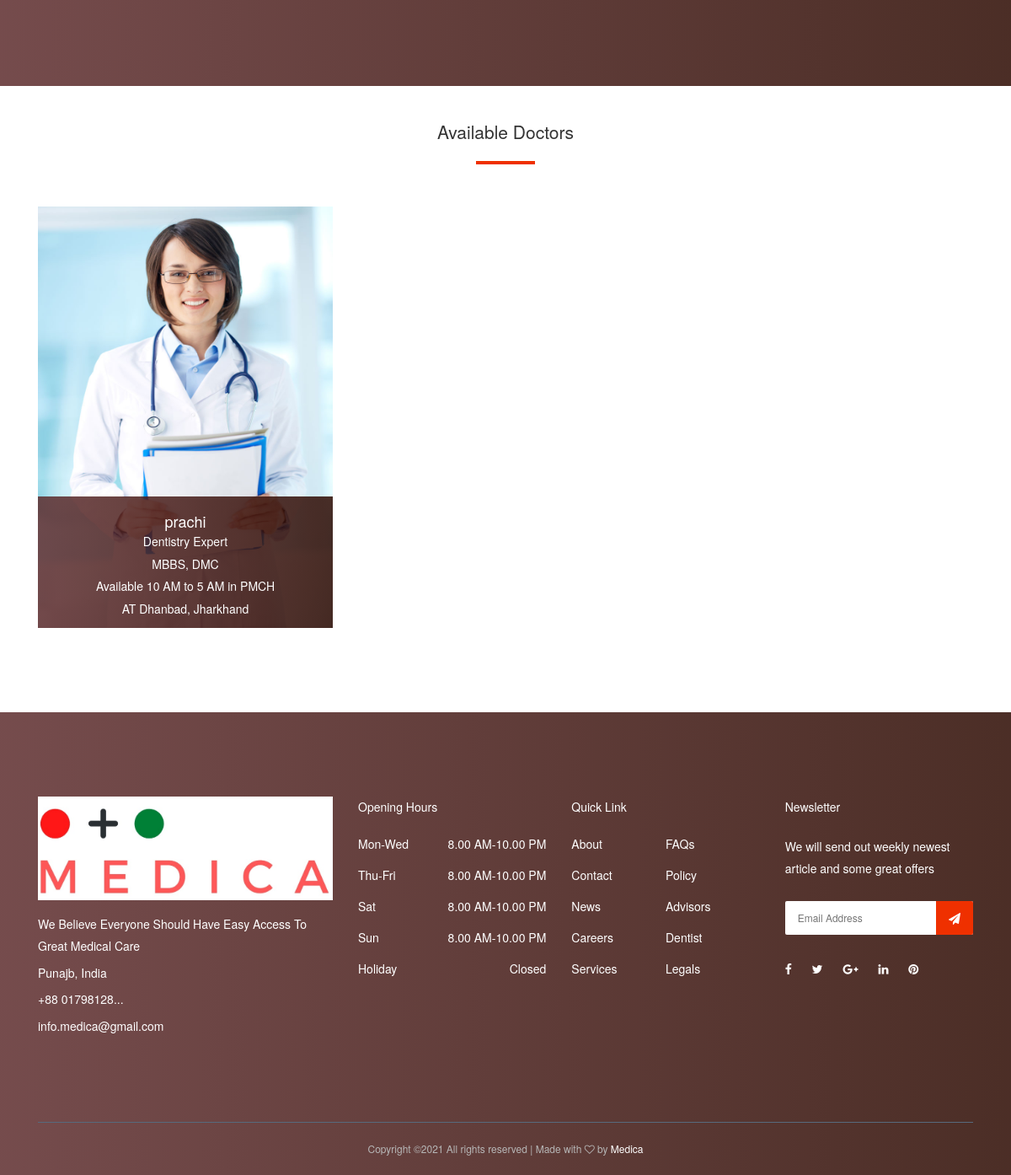
Before: / (lower part) with the older database file.
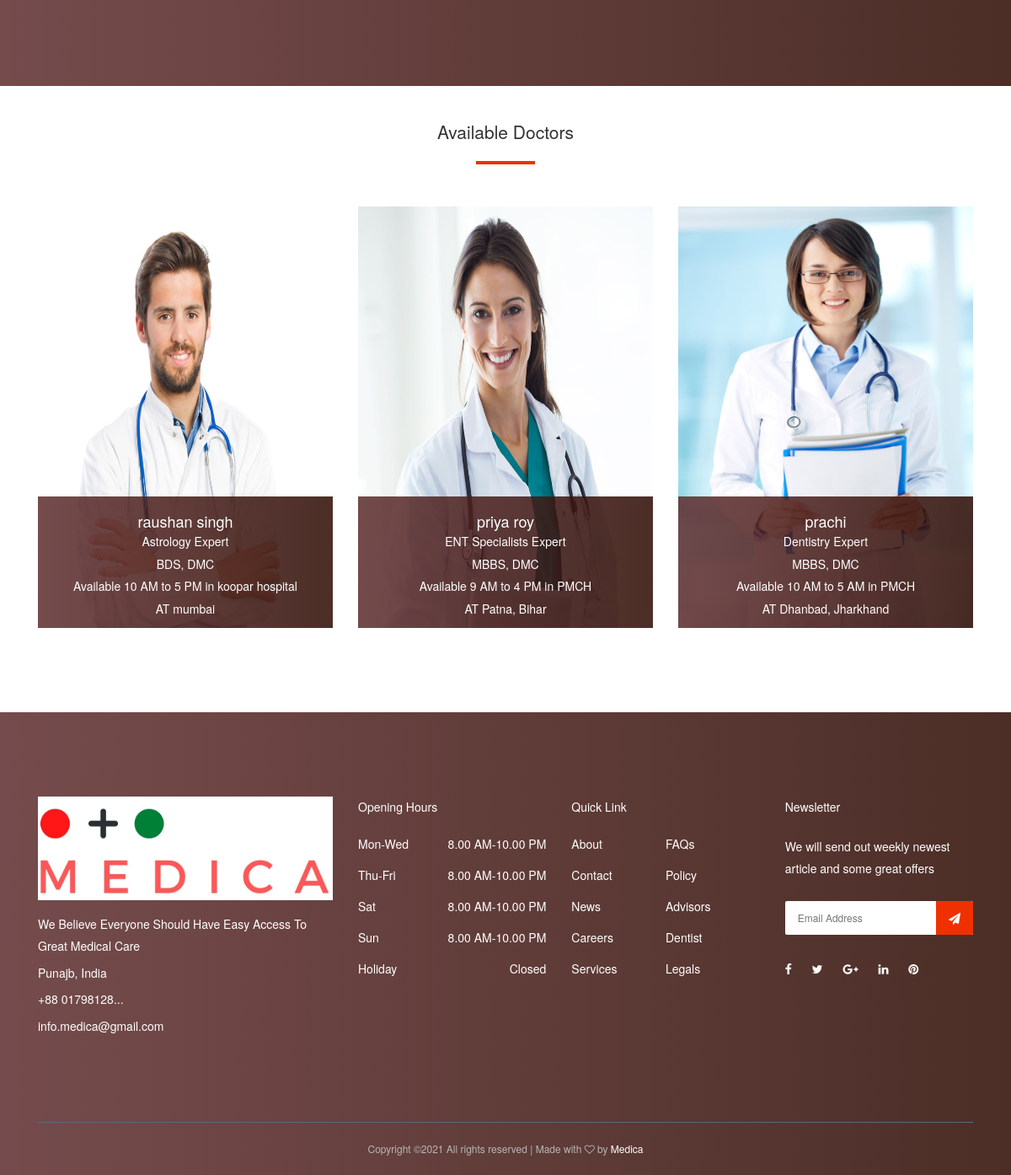
After: the same page with the newer database file.
### appointment/models.py (models this page shows, shortened)
class Appointment(models.Model):
    user = models.ForeignKey(User, on_delete=models.CASCADE)
    full_name = models.CharField(max_length=100)
    image = models.ImageField(null=True, blank=True)
    location = models.CharField(max_length=100)
    start_time = models.CharField(max_length=10)
    end_time = models.CharField(max_length=10)
    qualification_name = models.CharField(max_length=100)
    institute_name = models.CharField(max_length=100)
    hospital_name = models.CharField(max_length=100)
    department = models.CharField(choices=department, max_length=100)
    created_at = models.DateTimeField(default=timezone.now)

### appointment/views.py (the view)
# urls.py: path('', HomePageView.as_view(), name='home'),
class HomePageView(ListView):
    paginate_by = 9
    model = Appointment
    context_object_name = 'home'
    template_name = "home.html"
    def get_queryset(self):
        return self.model.objects.all().order_by('-id')

### templates/home.html (shortened to what this page needs)
 {% extends 'base.html' %}
{% load static %}
{% block content %}
  <section class="welcome-area">
    <div class="welcome-slides owl-carousel">
      <div class="welcome-welcome-slide bg-img bg-gradient-overlay jarallax"  style="background-image: url('{% static 'img/bg-img/1.jpg' %}');">
        <div class="container h-100">
          <div class="row h-100 align-items-center">
          </div>
        </div>
      </div>
    </div>
  </section>
    <section class="dentist-area section-padding-35-0">
        <div class="container">
            <div class="row">
                <div class="col-12">
                    <div class="section-heading text-center">
                        <h3 class="lead">Available Doctors </h3>
                        <div class="line"></div>
                    </div>
                </div>
            </div>
            <div class="row">
                {% for apt in home %}
                    <div class="col-12 col-sm-6 col-md-4">
                        <div class="single-dentist-area mb-100">
                            <img style="height: 500px; width: 600px" src="{{ apt.image.url }}" alt="">
                            <div class="dentist-content">
                                <div class="dentist-info bg-gradient-overlay">
                                    {% if request.user.is_authenticated and request.user.role == 'patient' %}
                                        <h5>{{ apt.full_name }}</h5>
                                        <p>{{ apt.department }} Expert</p>
                                        <p>{{ apt.qualification_name }}, {{ apt.institute_name }}</p>
                                        <p>Available {{ apt.start_time }} to {{ apt.end_time }}
                                            in {{ apt.hospital_name }}</p>
                                        <p>
                                            AT {{ apt.location }} <i class="fa fa-th"></i>
                                            <a href="{% url 'appointment:take-appointment' apt.id %}"> Take
                                                Appointment</a>
                                        </p>
                                        {% else %}
                                         <h5>{{ apt.full_name }}</h5>
                                        <p>{{ apt.department }} Expert</p>
                                        <p>{{ apt.qualification_name }}, {{ apt.institute_name }}</p>
                                        <p>Available {{ apt.start_time }} to {{ apt.end_time }}
                                            in {{ apt.hospital_name }}</p>
                                        <p>
                                            AT {{ apt.location }} </p>
                                    {% endif %}
                                </div>
                            </div>
                        </div>
                    </div>
                {% endfor %}
            </div>
        </div>
    </section>
{% endblock %}

### templates/base.html (shortened to what this page needs)
{% load static %}
<!DOCTYPE html>
<html lang="en">
<head>
  <link rel="stylesheet" href="{% static 'style.css' %}">
<link rel="stylesheet" href="https://maxcdn.bootstrapcdn.com/bootstrap/3.3.7/css/bootstrap.min.css">
</head>
<body>
      {% block content %}
  {% endblock  %}
  <footer class="footer-area bg-img bg-gradient-overlay">
    <div class="container">
      <div class="row">
        <div class="col-12 col-sm-6 col-lg-4">
          <div class="single-footer-widget">
            <a href="./index.html" class="d-block mb-4"><img src="{% static 'img/logo1.png' %}" alt=""></a>
            <div class="footer-contact">
                 <p> We Believe Everyone Should Have Easy Access To Great Medical Care</p>
              <p> Punajb, India</p>
              <p> +88 01798128...</p>
              <p> info.medica@gmail.com</p>
            </div>
          </div>
        </div>
        <div class="col-12 col-sm-6 col-lg">
          <div class="single-footer-widget">
            <h5 class="widget-title">Opening Hours</h5>
            <ul class="opening-hours">
              <li><span>Mon-Wed</span> <span>8.00 AM-10.00 PM</span></li>
              <li><span>Thu-Fri</span> <span>8.00 AM-10.00 PM</span></li>
              <li><span>Sat</span> <span>8.00 AM-10.00 PM</span></li>
              <li><span>Sun</span> <span>8.00 AM-10.00 PM</span></li>
              <li><span>Holiday</span> <span>Closed</span></li>
            </ul>
          </div>
        </div>
        <div class="col-12 col-sm-6 col-lg">
          <div class="single-footer-widget">
            <h5 class="widget-title">Quick Link</h5>
            <nav>
              <ul class="quick-links">
                <li><a href="#">About</a></li>
                <li><a href="#">FAQs</a></li>
                <li><a href="#">Contact</a></li>
                <li><a href="#">Policy</a></li>
                <li><a href="#">News</a></li>
                <li><a href="#">Advisors</a></li>
                <li><a href="#">Careers</a></li>
                <li><a href="#">Dentist</a></li>
                <li><a href="#">Services</a></li>
                <li><a href="#">Legals</a></li>
              </ul>
            </nav>
          </div>
        </div>
        <div class="col-12 col-sm-6 col-lg">
          <div class="single-footer-widget">
            <h5 class="widget-title">Newsletter</h5>
            <p>We will send out weekly newest article and some great offers</p>
            <div class="footer-newsletter-form">
              <form action="#" method="post">
                <input type="email" name="nl-email" value="" placeholder="Email Address">
                <button type="submit"><i class="fa fa-paper-plane" aria-hidden="true"></i></button>
              </form>
            </div>
            <div class="footer-social-info">
              <a href="#" data-toggle="tooltip" data-placement="top" title="Facebook"><i class="fa fa-facebook"></i></a>
              <a href="#" data-toggle="tooltip" data-placement="top" title="Twitter"><i class="fa fa-twitter"></i></a>
              <a href="#" data-toggle="tooltip" data-placement="top" title="Google Plus"><i class="fa fa-google-plus"></i></a>
              <a href="#" data-toggle="tooltip" data-placement="top" title="Linkedin"><i class="fa fa-linkedin"></i></a>
              <a href="#" data-toggle="tooltip" data-placement="top" title="Pinterest"><i class="fa fa-pinterest"></i></a>
            </div>
          </div>
        </div>
      </div>
    </div>
    <div class="container">
      <div class="row">
        <div class="col-12">
          <div class="copywrite-content">
            <p>
Copyright &copy;<script>document.write(new Date().getFullYear());</script> All rights reserved | Made with <i class="fa fa-heart-o" aria-hidden="true"></i> by <a href="#" target="_blank">Medica</a>
</p>
          </div>
        </div>
      </div>
    </div>
  </footer>
</body>
</html>

### templates/nav.html (shortened to what this page needs)
{% load static %}

### static/style.css (style rules this page uses)
* { margin: 0; padding: 0; }
body { font-family: "Montserrat", sans-serif; font-weight: 400; font-size: 14px; }
h1, h2, h3, h4, h5, h6 { font-family: "Montserrat", sans-serif; color: #333333; line-height: 1.4; font-weight: 600; }
a, a:active, a:focus, a:hover { color: #333333; text-decoration: none; -webkit-transition-duration: 500ms; -o-transition-duration: 500ms; transition-duration: 500ms; outline: none; }
li { list-style: none; }
p { line-height: 1.9; color: #707070; font-size: 14px; font-weight: 400; }
img { max-width: 100%; height: auto; }
ul { margin: 0; padding: 0; }
ul li { margin: 0; padding: 0; }
.bg-gradient-overlay { position: relative; z-index: 1; }
.bg-gradient-overlay::after { position: absolute; content: ""; height: 100%; width: 100%; top: 0; left: 0; z-index: -1; background: #5d2c2d; background: -webkit-linear-gradient(to right, #5d2c2d, #2c0900); background: linear-gradient(to right, #5d2c2d, #2c0900); opacity: 0.85; }
.bg-img { background-position: center center; background-size: cover; background-repeat: no-repeat; }
.jarallax { position: relative; z-index: 0; }
.mb-100 { margin-bottom: 100px; }
.section-heading { position: relative; z-index: 1; margin-bottom: 50px; }
.section-heading .line { width: 70px; height: 4px; background-color: #ef3000; }
.section-heading.text-center .line { margin: 0 auto; }
.welcome-welcome-slide { position: relative; z-index: 2; width: 100%; height: 800px; }
.single-dentist-area { position: relative; z-index: 1; background-color: #f4f4f4; -webkit-transition-duration: 500ms; -o-transition-duration: 500ms; transition-duration: 500ms; }
.single-dentist-area .dentist-content { position: absolute; width: 100%; bottom: 0; }
.single-dentist-area .dentist-content .dentist-info { width: 100%; padding: 10px 15px; text-align: center; }
.single-dentist-area .dentist-content .dentist-info h5 { color: #ffffff; font-size: 18px; margin-bottom: 0; }
.single-dentist-area .dentist-content .dentist-info p { color: #ffffff; margin-bottom: 0; }
.footer-area { position: relative; z-index: 1; padding-top: 100px; }
.single-footer-widget { position: relative; z-index: 1; margin-bottom: 100px; }
.single-footer-widget .widget-title { color: #ffffff; margin-top: 5px; margin-bottom: 25px; display: block; }
.single-footer-widget p { color: #ffffff; }
.single-footer-widget .footer-contact { position: relative; z-index: 1; }
.single-footer-widget .footer-contact p { margin-bottom: 5px; font-size: 14px; }
.single-footer-widget .footer-contact p:last-child { margin-bottom: 0; }
.single-footer-widget .opening-hours { position: relative; z-index: 1; }
.single-footer-widget .opening-hours li { display: -webkit-box; display: -ms-flexbox; display: flex; -webkit-box-pack: justify; -ms-flex-pack: justify; justify-content: space-between; color: #ffffff; margin-bottom: 17px; font-size: 14px; }
.single-footer-widget .opening-hours li:last-child { margin-bottom: 0; }
.single-footer-widget .quick-links { position: relative; z-index: 1; display: -webkit-box; display: -ms-flexbox; display: flex; -webkit-box-pack: justify; -ms-flex-pack: justify; justify-content: space-between; -ms-flex-wrap: wrap; flex-wrap: wrap; }
.single-footer-widget .quick-links li { -webkit-box-flex: 0; -ms-flex: 0 0 50%; flex: 0 0 50%; max-width: 50%; width: 50%; }
.single-footer-widget .quick-links li a { color: #ffffff; margin-bottom: 17px; display: block; }
.single-footer-widget .quick-links li:last-child a { margin-bottom: 0; }
.single-footer-widget .footer-newsletter-form { position: relative; z-index: 1; margin-bottom: 30px; margin-top: 25px; }
.single-footer-widget .footer-newsletter-form input { width: 100%; height: 40px; background-color: #ffffff; border-radius: 2px; border: none; font-size: 12px; padding: 0 15px; }
.single-footer-widget .footer-newsletter-form button { width: auto; padding: 0 15px; background-color: #ef3000; color: #ffffff; border: none; border-radius: 0 2px 2px 0; line-height: 40px; height: 40px; cursor: pointer; position: absolute; top: 0; right: 0; z-index: 10; -webkit-transition-duration: 500ms; -o-transition-duration: 500ms; transition-duration: 500ms; }
.single-footer-widget .footer-social-info a { display: inline-block; color: #ffffff; margin-right: 20px; }
.copywrite-content { position: relative; z-index: 1; border-top: 1px solid #576a7d; padding: 20px 0; text-align: center; }
.copywrite-content p { font-size: 12px; color: #b7b7b7; margin-bottom: 0; }
.copywrite-content p a { color: #ffffff; }

Changed rows visible on the page:
added Appointment: image (picture), full_name "raushan singh", department "Astrology", qualification_name "BDS", institute_name "DMC", start_time "10 AM", end_time "5 PM", hospital_name "koopar hospital", location "mumbai"
added Appointment: image (picture), full_name "priya roy", department "ENT Specialists", qualification_name "MBBS", institute_name "DMC", start_time "9 AM", end_time "4 PM", hospital_name "PMCH", location "Patna, Bihar"
